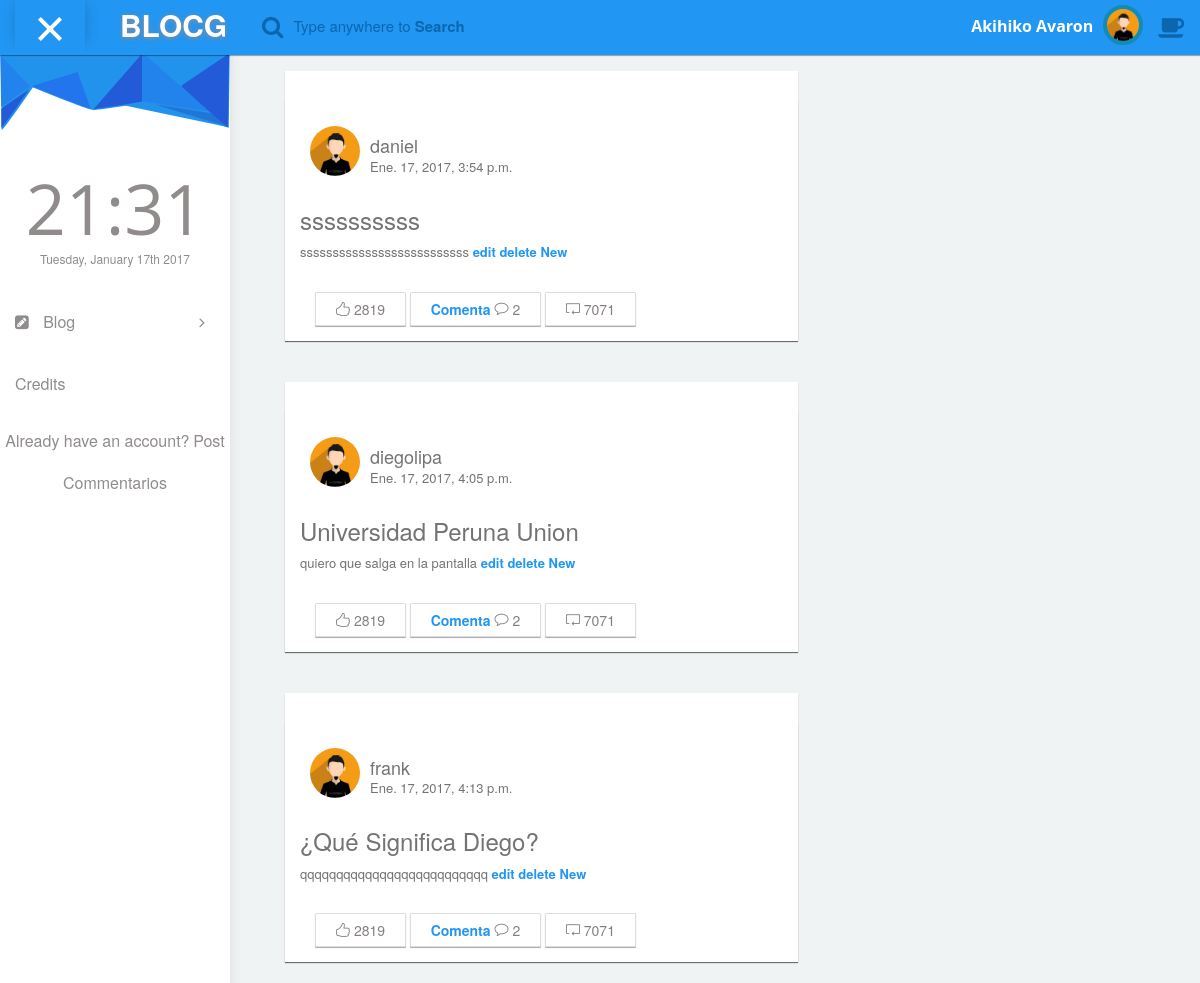
Before: /comment/list with the older database file.
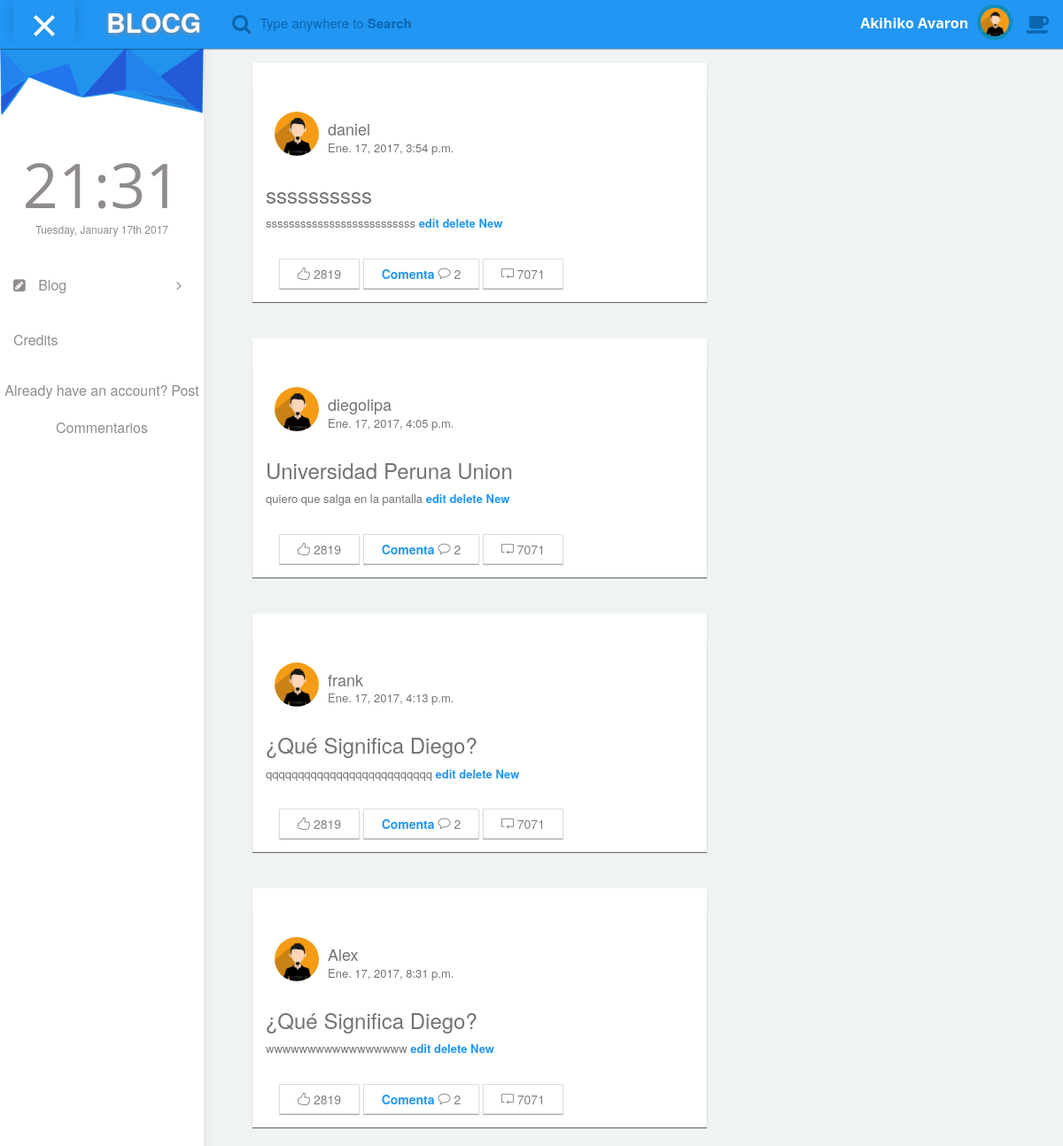
After: the same page with the newer database file.
### blog_apps/models.py (models this page shows, shortened)
class Commentary(models.Model):
    commentary = models.CharField(max_length=500)
    post = models.ForeignKey(Post, on_delete=models.CASCADE)
    user = models.ForeignKey(User)
    created = models.DateTimeField(auto_now_add=True)
    class Meta:
        verbose_name = "Commentary"
        verbose_name_plural = "Commentarys"

class Post(models.Model):
    title = models.CharField(max_length=200,     null=True)
    body = models.TextField(blank=True, null=True)
    user = models.ForeignKey(User)
    created = models.DateField(auto_now_add=True)
    class Meta:
        verbose_name = "Post"
        verbose_name_plural = "Posts"

### blog_apps/views.py (the view)
# urls.py: url(r'^comment/list$', views.commentary_list, name='commentary_list'),
def commentary_list(request, template_name='blog_apps2/comment_list.html'):
    commentary = Commentary.objects.all()
    data = {}
    data['object_list'] = commentary
    return render(request, template_name, data)

### blog_apps/templates/blog_apps2/comment_list.html (shortened to what this page needs)
{% extends "base2.html" %}
{% block menu %}
      <div class="container-fluid mimin-wrapper">
          <div id="content" class="profile-v1">
<ul>
    {% for commentary in object_list %}
    	 <li>
             <div class="col-md-12 col-sm-12 profile-v1-body">
                <div class="col-md-7">
                    <div class="panel box-v7">
                   		<div class="panel-body">
                    	</div>
                    <div class="panel box-v7">
                        <div class="panel-body">
                          <div class="col-md-12 padding-0 box-v7-header">
                              <div class="col-md-12 padding-0">
                                  <div class="col-md-10 padding-0">
                                  <img src="../static/asset/img/avatar.jpg" class="box-v7-avatar pull-left" />
                                  <h4>{{ commentary.user }}</h4>
                                  <p>{{ commentary.created }}</p>
                                  </div>
                                  <div class="col-md-2 padding-0">
                                  </div>
                              </div>
                          </div>
                         <div class="col-md-12 padding-0 box-v7-body">
                         <h3>{{ commentary.post.title }}</h3>
                              <p> {{ commentary.commentary }}
							        <a href="{% url 'blog_apps:commentary_edit' commentary.id %}">edit</a>
							        <a href="{% url 'blog_apps:commentary_delete' commentary.id %}">delete</a>
							        <a href="{% url 'blog_apps:commentay_new' %}">New</a>
                              </p>
                              <div class="col-md-12 top-20">
                                  <button  class="btn">
                                    <i class="icon-like icons"></i> 2819
                                  </button>
                                  <button class="btn">
                                    <a href="{% url 'blog_apps:commentary_list' %}">Comenta</a>
                                    <i class="icon-bubble icons"></i> 2
                                  </button>
                                  <button class="btn">
                                    <i class="icon-loop icons"></i> 7071
                                  </button>
                              </div>
                          </div>
                        </div>
                    </div>
                </div>
                <div class="col-md-5">
                </div>
             </div>
           </div>
	    </li>
    {% endfor %}
</ul>
	</div>
</div>
{% endblock menu %}

### blog_apps/templates/base2.html (shortened to what this page needs)
<!DOCTYPE html>
<html lang="en">
<head>
  {% load static from staticfiles %}
  <link rel="stylesheet" type="text/css" href="{%static 'asset/css/bootstrap.min.css'%}">
  <link rel="stylesheet" type="text/css" href="{%static 'asset/css/plugins/font-awesome.min.css'%}"/>
  <link rel="stylesheet" type="text/css" href="{%static 'asset/css/plugins/simple-line-icons.css'%}"/>
  <link rel="stylesheet" type="text/css" href="{%static 'asset/css/plugins/mediaelementplayer.css'%}"/>
  <link rel="stylesheet" type="text/css" href="{%static 'asset/css/plugins/animate.min.css'%}"/>
  <link rel="stylesheet" type="text/css" href="{%static 'asset/css/plugins/icheck/skins/flat/red.css'%}"/>
  <link href="{%static 'asset/css/style.css'%}" rel="stylesheet">
  </head>
<body id="mimin" class="dashboard">
        <nav class="navbar navbar-default header navbar-fixed-top">
          <div class="col-md-12 nav-wrapper">
            <div class="navbar-header" style="width:100%;">
              <div class="opener-left-menu is-open">
                <span class="bottom"></span>
              </div>
                <a href="index.html" class="navbar-brand">
                 <b>BLOCG</b>
                </a>
              <ul class="nav navbar-nav search-nav">
                <li>
                   <div class="search">
                    <span class="fa fa-search icon-search" style="font-size:23px;"></span>
                    <div class="form-group form-animate-text">
                      <input type="text" class="form-text" required>
                      <label class="label-search">Type anywhere to <b>Search</b> </label>
                    </div>
                  </div>
                </li>
              </ul>
              <ul class="nav navbar-nav navbar-right user-nav">
                <li class="user-name"><span>Akihiko Avaron</span></li>
                  <li class="dropdown avatar-dropdown">
                   <img src="../static/asset/img/avatar.jpg" class="img-circle avatar" alt="user name" data-toggle="dropdown" aria-haspopup="true" aria-expanded="true"/>
                </li>
                <li ><a href="#" class="opener-right-menu"><span class="fa fa-coffee"></span></a></li>
              </ul>
            </div>
          </div>
        </nav>
            <div id="left-menu">
              <div class="sub-left-menu scroll">
                <ul class="nav nav-list">
                    <li><div class="left-bg"></div></li>
                    <li class="time">
                      <h1 class="animated fadeInLeft">21:00</h1>
                      <p class="animated fadeInRight">Sat,October 1st 2029</p>
                    </li>
                    <li class="ripple"><a class="tree-toggle nav-header">
                    <span class="fa fa-pencil-square"></span> Blog <span class="fa-angle-right fa right-arrow text-right"></span> </a>
                    </li>
                    <li><a href="credits.html">Credits</a>
                    </li>
                    <div class="text-center" style="padding:5px;">
                    <a href="{% url 'usuario:login' %}">Already have an account?</a>
                        <a href="{% url 'blog_apps:post_list' %}">Post</a>  <br>
                        <a href="{% url 'blog_apps:commentary_list' %}">Commentarios</a>
                   </div>
                  </ul>
                </div>
            </div>
{% block menu %}
{% endblock menu %}
</body>
</html>

Changed rows visible on the page:
added Commentary: user "Alex", created "Ene. 17, 2017, 8:31 p.m.", post "¿Qué Significa Diego?", commentary "wwwwwwwwwwwwwwwww"
